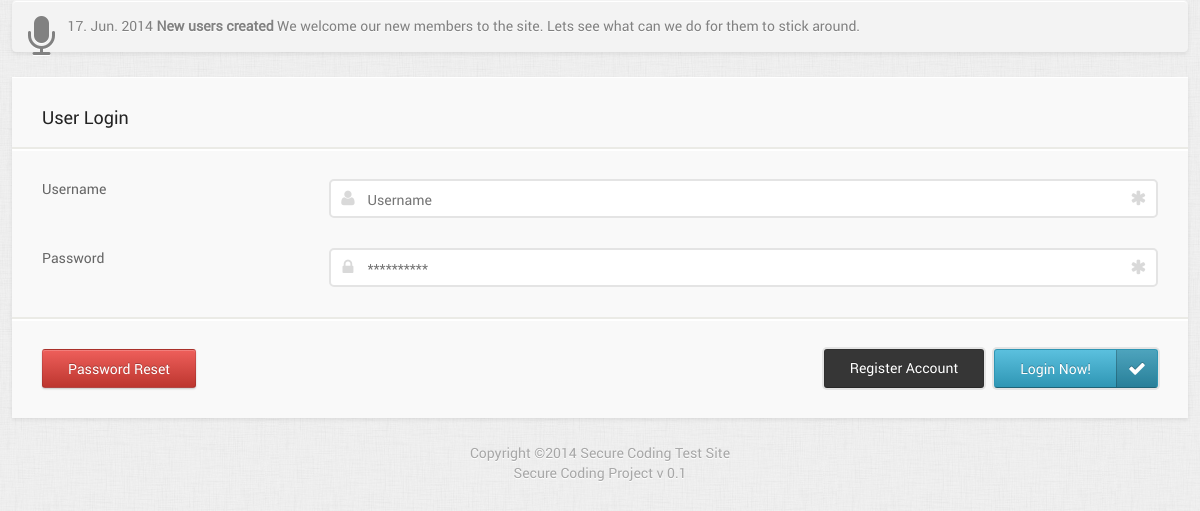
The page /loginsys/index.php on the database its author committed.
### tables this page shows
CREATE TABLE IF NOT EXISTS `news` (
  `id` int(11) NOT NULL AUTO_INCREMENT,
  `title` varchar(55) NOT NULL,
  `body` text NOT NULL,
  `author` varchar(55) NOT NULL,
  `created` date NOT NULL DEFAULT '0000-00-00',
  `active` tinyint(1) NOT NULL DEFAULT '0',
  PRIMARY KEY (`id`)
);

CREATE TABLE IF NOT EXISTS `settings` (
  `site_name` varchar(50) DEFAULT NULL,
  `site_email` varchar(40) DEFAULT NULL,
  `site_url` varchar(200) DEFAULT NULL,
  `reg_allowed` tinyint(1) NOT NULL DEFAULT '1',
  `user_limit` tinyint(1) NOT NULL DEFAULT '0',
  `reg_verify` tinyint(1) NOT NULL DEFAULT '0',
  `notify_admin` tinyint(1) NOT NULL DEFAULT '0',
  `auto_verify` tinyint(1) NOT NULL DEFAULT '0',
  `user_perpage` varchar(4) NOT NULL DEFAULT '10',
  `thumb_w` varchar(4) NOT NULL,
  `thumb_h` varchar(4) NOT NULL,
  `logo` varchar(50) DEFAULT NULL,
  `backup` varchar(60) DEFAULT NULL,
  `mailer` enum('PHP','SMTP') NOT NULL DEFAULT 'PHP',
  `smtp_host` varchar(100) DEFAULT NULL,
  `smtp_user` varchar(50) DEFAULT NULL,
  `smtp_pass` varchar(50) DEFAULT NULL,
  `smtp_port` varchar(6) DEFAULT NULL,
  `is_ssl` tinyint(1) NOT NULL DEFAULT '0',
  `version` varchar(5) DEFAULT NULL
);

### loginsys/lib/class_registry.php (called while the page is built, shortened)
<?php
  abstract class Registry
  {
      static $objects = array();
      public static function get($name)
      {
          return isset(self::$objects[$name]) ? self::$objects[$name] : null;
      }
      public static function set($name, $object)
      {
          self::$objects[$name] = $object;
      }
  }
?>

### loginsys/init.php (called while the page is built, shortened)
<?php
  require_once(BASEPATH . "lib/class_db.php");
  require_once(BASEPATH . "lib/class_registry.php");
  require_once(BASEPATH . "lib/functions.php");
  require_once(BASEPATH . "lib/class_core.php");
  Registry::set('Core',new Core());
  $core = Registry::get("Core");
?>

### loginsys/lib/class_core.php (called while the page is built, shortened)
<?php
  class Core
  {
	  private static $db;
      function __construct()
      {
		  self::$db = Registry::get("Database");
		  $this->getSettings();
          $this->year = (get('year')) ? get('year') : strftime('%Y');
          $this->month = (get('month')) ? get('month') : strftime('%m');
          $this->day = (get('day')) ? get('day') : strftime('%d');
          return mktime(0, 0, 0, $this->month, $this->day, $this->year);
      }
      private function getSettings()
      {
          $sql = "SELECT * FROM " . self::sTable;
          $row = self::$db->first($sql);
          $this->site_name = $row->site_name;
      }
      public function renderNews()
      {
          $sql = "SELECT *, DATE_FORMAT(created, '%d. %b. %Y') as cdate FROM " . self::nTable . " WHERE active = 1";
          $row = self::$db->first($sql);
          return ($row) ? $row : 0;
      }
  }
?>

### loginsys/lib/class_db.php (called while the page is built, shortened)
<?php
  class Database
  {
      private $server = "";
      private $user = "";
      private $pass = "";
      protected $link_id = 0;
      protected $query_id = 0;
      function __construct($server, $user, $pass, $database)
      {
          $this->server = $server;
          $this->user = $user;
          $this->pass = $pass;
      }
      public function connect()
      {
          $this->link_id = $this->connect_db($this->server, $this->user, $this->pass);
		  mysqli_set_charset($this->link_id, "utf8");
      }
      private function connect_db($server, $user, $pass)
      {
          return mysqli_connect($server, $user, $pass);
      }
      public function query($sql)
      {
          if (trim($sql != "")) {
              $this->query_id = mysqli_query($this->link_id, $sql);
          }
          return $this->query_id;
      }
      public function first($string, $type = false)
      {
          $query_id = $this->query($string);
          $record = $this->fetch($query_id, $type);
          return $record;
      }
      public function fetch($query_id, $type = false)
      {
          if ($query_id)
              $this->query_id = $query_id;
          if (isset($this->query_id)) {
              $record = ($type) ? mysqli_fetch_array($this->query_id, MYSQL_ASSOC) : mysqli_fetch_object($this->query_id);
          } else
              $this->error("Invalid query_id: <b>" . $this->query_id . "</b>. Records could not be fetched.");
          return $record;
      }
      private function free($query_id)
      {
          if ($query_id)
              $this->query_id = $query_id;
          return mysqli_free_result($this->query_id);
      }
  }
?>

### loginsys/lib/functions.php (the view, shortened to what this page needs)
<?php
  function cleanOut($text) {
	 $text =  strtr($text, array('\r\n' => "", '\r' => "", '\n' => ""));
	 $text = html_entity_decode($text, ENT_QUOTES, 'UTF-8');
	 $text = str_replace('<br>', '<br />', $text);
	 return stripslashes($text);
  }
?>

### loginsys/header.php (shortened to what this page needs)
<?php
	  $news = $core->renderNews();
?>
<!DOCTYPE html>
<html lang="en">
<head>
<link href="theme/css/front.css" rel="stylesheet" type="text/css">
<link rel="stylesheet" href="assets/jquery-ui.css" type="text/css" />
</head>
<body>
<div class="container">
  <?php if($news):?>
  <div id="news-slide" class="pagetip">
    <div id="news"><i class="icon-microphone icon-3x pull-left"></i><?php echo $news->cdate.' <strong>'.$news->title.'</strong>';?> <?php echo cleanOut($news->body);?> </div>
  </div>
  <?php endif;?>

### loginsys/footer.php (shortened to what this page needs)
<footer id="footer" class="clearfix">
  Copyright &copy;<?php echo date('Y').' '.$core->site_name;?><br />
    Secure Coding Project v 0.1
</footer>
</div>
</body></html>

### loginsys/theme/css/front.css (style rules this page uses)
body { font:normal 14px/20px robotoregular, Helvetica, sans-serif;color:#A7A7A7;background:#f7f7f7 url(../images/admin-body.jpg);margin: 0 0 100px; }
.pagetip,.greentip,.redtip,.orangetip,.bluetip { background:#F3F3F3;border:1px solid #F3F3F3;border-radius:4px;box-shadow:0 1px 0 #FFF inset, 0 2px 4px rgba(0,0,0,0.08);color:#818181;margin-bottom:25px;padding:15px;text-shadow:0 1px #fff }
footer { text-align:center;text-shadow:0 1px #fff;margin-top:25px }

### loginsys/theme/css/grid.css (style rules this page uses)
html,body,div,span,applet,object,iframe,h1,h2,h3,h4,h5,h6,p,blockquote,pre,a,abbr,acronym,address,big,cite,code,del,dfn,em,font,img,ins,kbd,q,s,samp,small,strike,strong,sub,sup,tt,var,b,u,i,center,dl,dt,dd,ol,ul,li,fieldset,form,label,legend,table,caption,tbody,tfoot,thead,tr,th,td { background:transparent;border:0;margin:0;padding:0;vertical-align:baseline }
body { line-height:1 }
html { -ms-text-size-adjust:100%;-webkit-text-size-adjust:100%;font-family:sans-serif }
b,strong { font-weight:700 }
body,figure { margin:0 }
aside,article,footer,header,nav,section,article,aside,details,figcaption,figure,footer,header,hgroup,nav,section,summary { display:block }
.container { width:1200px;margin:0 auto }
@media only screen and (min-width: 960px) and (max-width: 1200px) { .container { width:98% } }
.row:after, .col:after, .flright:after, .flleft:after,.group:after,.clearfix:after { content: "";display: block;height: 0;clear: both;zoom:1;visibility: hidden }

### rows shown on the page
news: title "New users created", body "We welcome our new members to the site. Lets see what can we do for them to stick around."
settings: site_name "Secure Coding Test Site"

### other values the page prints
$news->cdate "17. Jun. 2014"
